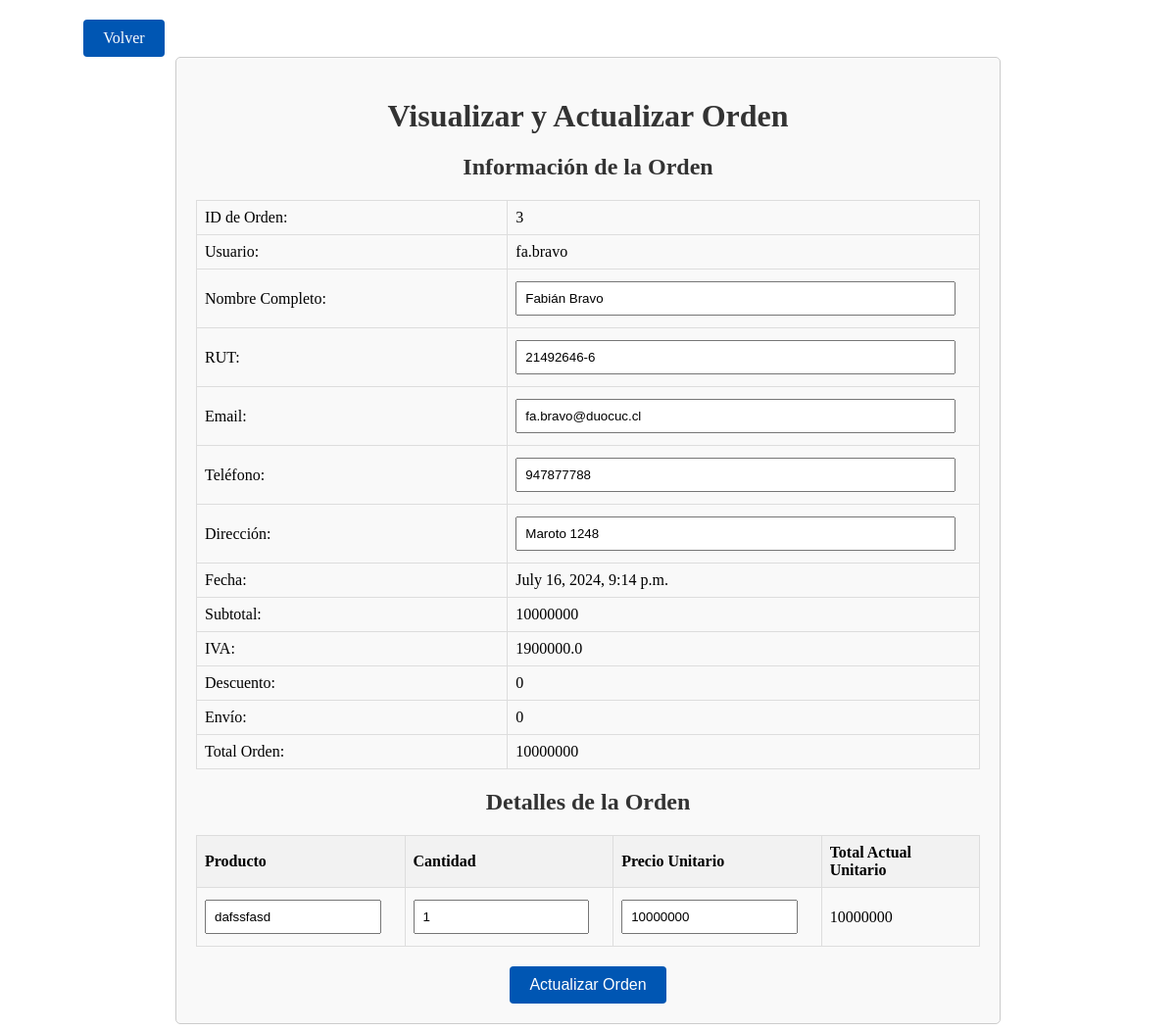
The page /visualizar-orden/3/ (signed in) on the database its author committed.
### webMarket/models.py (models this page shows, shortened)
class OrdenDeCompra(models.Model):
    id = models.AutoField(primary_key=True)  # Agregar campo id explícitamente
    usuario = models.ForeignKey(Usuario, on_delete=models.CASCADE)
    fecha = models.DateTimeField(auto_now_add=True)
    subtotal = models.IntegerField()
    total = models.IntegerField()
    descuento = models.IntegerField(null=True, blank=True)
    envio = models.IntegerField(null=True, blank=True)
    direccion = models.CharField(max_length=255, null=True, blank=True)

class Usuario(AbstractBaseUser, PermissionsMixin):
    nombre_usuario = models.CharField(max_length=30, unique=True)
    rut = models.CharField(max_length=10)
    email = models.EmailField()
    telefono = models.CharField(max_length=20)
    direccion = models.CharField(max_length=100)
    nombre_completo = models.CharField(max_length=100)
    is_active = models.BooleanField(default=True)
    is_staff = models.BooleanField(default=False)
    is_superuser = models.BooleanField(default=False)
    groups = models.ManyToManyField(
        Group,
        related_name='custom_user_groups',
        blank=True,
        help_text='The groups this user belongs to. A user will get all permissions granted to each of their groups.',
        verbose_name='groups'
    )
    user_permissions = models.ManyToManyField(
        Permission,
        related_name='custom_user_permissions',
        blank=True,
        help_text='Specific permissions for this user.',
        verbose_name='user permissions'
    )
    objects = MiAdministradorDeUsuarios()
    USERNAME_FIELD = 'nombre_usuario'
    REQUIRED_FIELDS = ['email', 'rut', 'telefono', 'direccion', 'nombre_completo']
    class Meta:
        verbose_name = 'usuario'
        verbose_name_plural = 'usuarios'

class DetallePedido(models.Model):
    id = models.AutoField(primary_key=True)  # Agregar campo id explícitamente
    orden_de_compra = models.ForeignKey(OrdenDeCompra, on_delete=models.CASCADE, related_name='detalles')
    producto = models.ForeignKey(Producto, on_delete=models.CASCADE)
    cantidad = models.IntegerField()

class Producto(models.Model):
    id = models.AutoField(primary_key=True)  # Agregar campo id explícitamente
    nombre = models.CharField(max_length=100)
    precio = models.IntegerField()

### webMarket/views.py (the view)
# urls.py: path('visualizar-orden/<int:orden_id>/', visualizar_orden, name='visualizar_orden'),
@login_required
@csrf_exempt
def visualizar_orden(request, orden_id):
    orden = get_object_or_404(OrdenDeCompra, id=orden_id)
    detalles = DetallePedido.objects.filter(orden_de_compra=orden)
    detalles_con_totales = []
    for detalle in detalles:
        total_detalle = detalle.cantidad * detalle.producto.precio
        detalles_con_totales.append({
            'detalle': detalle,
            'total': total_detalle
        })
    contexto = {
        'orden': orden,
        'detalles': detalles_con_totales,
        'subtotal': orden.subtotal,
        'iva': orden.subtotal * 0.19,  # Suponiendo un IVA del 19%
        'descuento': orden.descuento if orden.descuento else 0,
        'envio': orden.envio if orden.envio else 0,
        'total': orden.total
    }
    return render(request, 'visualizar_orden.html', contexto)

### webMarket/templates/visualizar_orden.html (shortened to what this page needs)
<!DOCTYPE html>
<html>
<head>
    {% load static %}
    <link rel="stylesheet" href="{% static 'css/visualizar_orden.css' %}">
</head>
<body>
    <div class="button-container">
        <a href="{% url 'lista_productos' %}" class="btn" id="logoutBtn" style="margin-right: 80%;">Volver</a>
    </div>
    <div class="container">
        <h1>Visualizar y Actualizar Orden</h1>
        <form id="updateForm" method="post" action="{% url 'actualizar_orden' orden.id %}">
            <h2>Información de la Orden</h2>
            <table>
                <tr>
                    <td>ID de Orden:</td>
                    <td>{{ orden.id }}</td>
                </tr>
                <tr>
                    <td>Usuario:</td>
                    <td>{{orden.usuario.nombre_usuario}}</td>
                </tr>
                <tr>
                    <td>Nombre Completo:</td>
                    <td><input type="text" name="nombre_completo" value="{{ orden.usuario.nombre_completo }}" required></td>
                </tr>
                <tr>
                    <td>RUT:</td>
                    <td><input type="text" name="rut" value="{{ orden.usuario.rut }}" required></td>
                </tr>
                <tr>
                    <td>Email:</td>
                    <td><input type="email" name="email" value="{{ orden.usuario.email }}" required></td>
                </tr>
                <tr>
                    <td>Teléfono:</td>
                    <td><input type="text" name="telefono" value="{{ orden.usuario.telefono }}" required></td>
                </tr>
                <tr>
                    <td>Dirección:</td>
                    <td><input type="text" name="direccion" value="{{ orden.usuario.direccion }}" required></td>
                </tr>
                <tr>
                    <td>Fecha:</td>
                    <td>{{ orden.fecha }}</td>
                </tr>
                <tr>
                    <td>Subtotal:</td>
                    <td>{{ subtotal }}</td>
                </tr>
                <tr>
                    <td>IVA:</td>
                    <td>{{ iva }}</td>
                </tr>
                <tr>
                    <td>Descuento:</td>
                    <td>{{ descuento }}</td>
                </tr>
                <tr>
                    <td>Envío:</td>
                    <td>{{ envio }}</td>
                </tr>
                <tr>
                    <td>Total Orden:</td>
                    <td>{{ total }}</td>
                </tr>
            </table>
            <h2>Detalles de la Orden</h2>
            <table>
                <thead>
                    <tr>
                        <th>Producto</th>
                        <th>Cantidad</th>
                        <th>Precio Unitario</th>
                        <th>Total Actual Unitario</th>
                    </tr>
                </thead>
                <tbody>
                    {% for detalle in detalles %}
                    <tr>
                        <td>
                            <input type="text" name="nombre_producto_{{ detalle.detalle.id }}" value="{{ detalle.detalle.producto.nombre }}" required>
                        </td>
                        <td>
                            <input type="number" name="cantidad_{{ detalle.detalle.id }}" value="{{ detalle.detalle.cantidad }}" min="1" required>
                        </td>
                        <td>
                            <input type="number" name="precio_producto_{{ detalle.detalle.id }}" value="{{ detalle.detalle.producto.precio }}" min="500" step="0.01" required>
                        </td>
                        <td>{{ detalle.total }}</td>
                    </tr>
                    {% endfor %}
                </tbody>
            </table>
            <div class="button-container">
                <button type="submit" class="btn actualizar-orden">Actualizar Orden</button>
            </div>
        </form>
    </div>
</body>
</html>

### webMarket/static/css/visualizar_orden.css (style rules this page uses)
.container { max-width: 800px; margin: 0 auto; padding: 20px; border: 1px solid #ccc; border-radius: 5px; background-color: #f9f9f9; }
h1, h2 { text-align: center; color: #333; margin-bottom: 20px; }
table { width: 100%; border-collapse: collapse; margin-bottom: 20px; }
table, th, td { border: 1px solid #ddd; padding: 8px; }
th { background-color: #f2f2f2; text-align: left; font-weight: bold; }
input[type="text"], input[type="email"], input[type="number"] { width: calc(100% - 16px); padding: 8px; margin: 4px 0; box-sizing: border-box; }
.button-container { text-align: center; margin-top: 20px; }
.btn { display: inline-block; padding: 10px 20px; font-size: 16px; color: #fff; background-color: #0056b3; border: none; border-radius: 4px; text-decoration: none; transition: background-color 0.3s; cursor: pointer; }

### rows shown on the page
OrdenDeCompra: id "3", usuario.nombre_usuario "fa.bravo", nombre_completo "Fabián Bravo", rut "21492646-6", email "fa.bravo@duocuc.cl", telefono "947877788", direccion "Maroto 1248", fecha "July 16, 2024, 9:14 p.m."
DetallePedido: detalle.producto.nombre "dafssfasd", detalle.cantidad "1", detalle.producto.precio "10000000", total "10000000"

### other values the page prints
{{ subtotal }} "10000000"
{{ iva }} "1900000.0"
{{ descuento }} "0"
{{ envio }} "0"
{{ total }} "10000000"
